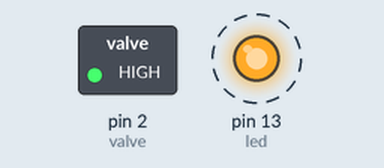
This sketch was run on a simulated Arduino Uno, built with avr-gcc and run on an emulated ATmega328P. Shown: switched loads named in the sketch (green lamp = pin HIGH), output pins drawn as LEDs (lit = HIGH). Dashed ring = blinking. What the sketch prints to the serial monitor is not drawn.

Above: at 0.2 s.
Timing chart, 0 to 3.0 s (numbered marks = the images above):
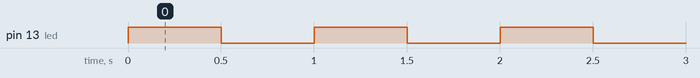

Measured:
- by itself, pin 13 (led): alternates HIGH for 0.50 s and LOW for 0.50 s

The sketch:

vending.ino
```cpp
#define led 13
#define valve 2
#define coin_sensor 10
#define water_sensor 9
#define vol_per_pulse 45;


long signed coin_count = 0;
long signed water_count = 0;
long signed debt = 0;

void valve_on() {
  digitalWrite(valve, LOW);
}

void valve_off() {
  digitalWrite(valve, HIGH);
}

void coins() {
  coin_count++;
  debt += vol_per_pulse;
  valve_on();
}

void water() {
  water_count++;
  if (debt > 0)
    debt--;
  else
    valve_off();
}

void setup() {
  pinMode(led, OUTPUT);
  pinMode(valve, OUTPUT);
  pinMode(coin_sensor, INPUT_PULLUP);
  pinMode(water_sensor, INPUT_PULLUP);
  attachInterrupt(digitalPinToInterrupt(coin_sensor), coins, FALLING);
  attachInterrupt(digitalPinToInterrupt(water_sensor), water, FALLING);
  valve_off();
  Serial.begin(9600);
  Serial.println("...start");
}

void loop() {
  Serial.print("water: ");
  Serial.print(water_count);
  Serial.print(", coin: ");
  Serial.print(coin_count);
  Serial.print(", debt: ");
  Serial.println(debt);
  digitalWrite(led, !digitalRead(led));
  delay(500);
}
```
